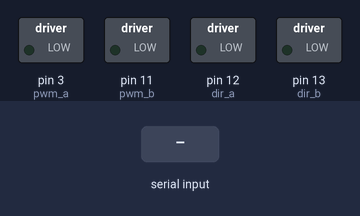
A sketch run on a simulated Arduino Uno, built with avr-gcc and run on an emulated ATmega328P. Shown: switched loads named in the sketch (green lamp = pin HIGH). The inputs (shaded band) are chosen by the test bench. What the sketch prints to the serial monitor is not drawn.

Above: at 1.2 s.
1.3 s: byte 30 received over Serial
At 2.5 s:
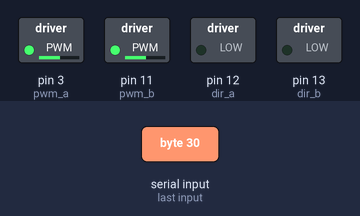
2.8 s: byte 90 received over Serial
At 3.8 s:
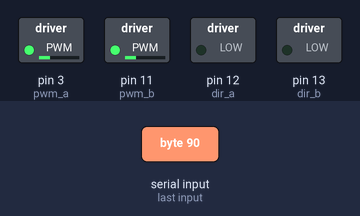
Timing chart, 0 to 5.8 s (numbered marks = the images above; inputs shaded):
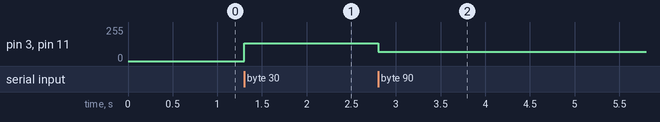

The sketch:

walking01.ino
```cpp
int pwm_a = 3;  //PWM control for motor outputs 1 and 2 is on digital pin 3
int pwm_b = 11;  //PWM control for motor outputs 3 and 4 is on digital pin 11
int dir_a = 12;  //dir control for motor outputs 1 and 2 is on digital pin 12
int dir_b = 13;  //dir control for motor outputs 3 and 4 is on digital pin 13
int dir;
int powIn;
int total;
void setup()
{
  Serial.begin(9600);
  pinMode(pwm_a, OUTPUT);  //Set control pins to be outputs
  pinMode(pwm_b, OUTPUT);
  pinMode(dir_a, OUTPUT);
  pinMode(dir_b, OUTPUT);

  dir = 1;
  powIn = 1;
  total = 0;

  analogWrite(pwm_a, 100);
  //set both motors to run at (100/255 = 39)% duty cycle (slow)
  analogWrite(pwm_b, 100);
  Serial.print("hi");
}

void loop()
{
  if(Serial.available() > 0){
      byte data = Serial.read();
      if (data > 20){
        dir = 0;
        data -= 20;
      }
      else if (data < 20 && data > 0){
        dir = 5;
      }
      else{
        dir = 1;
        powIn = 0;
        data = 0;
      }
      powIn = map(abs(data),1, 15, 105, 150);
  }
  if( dir == 5 ){
    digitalWrite(dir_a, HIGH);  //Set motor direction, 1 low, 2 high
    digitalWrite(dir_b, HIGH);  //Set motor direction, 3 high, 4 low
    analogWrite(pwm_a, powIn);
    analogWrite(pwm_b, powIn);
  }
  else if( dir == 0 ){
    digitalWrite(dir_a, LOW);  //Set motor direction, 1 low, 2 high
    digitalWrite(dir_b, LOW);  //Set motor direction, 3 high, 4 low
    analogWrite(pwm_a, powIn);
    analogWrite(pwm_b, powIn);
  }
  else{
    analogWrite(pwm_a, 0);
    //set both motors to run at 0% duty cycle (off)
    analogWrite(pwm_b, 0);
  }
//  }
}
```

Measured:
- after the input at 1.3 s, pin 3 (pwm_a), pin 11 (pwm_b): 0/255 → 133/255 at once
- after the input at 2.8 s, pin 3 (pwm_a), pin 11 (pwm_b): 133/255 → 70/255 at once
